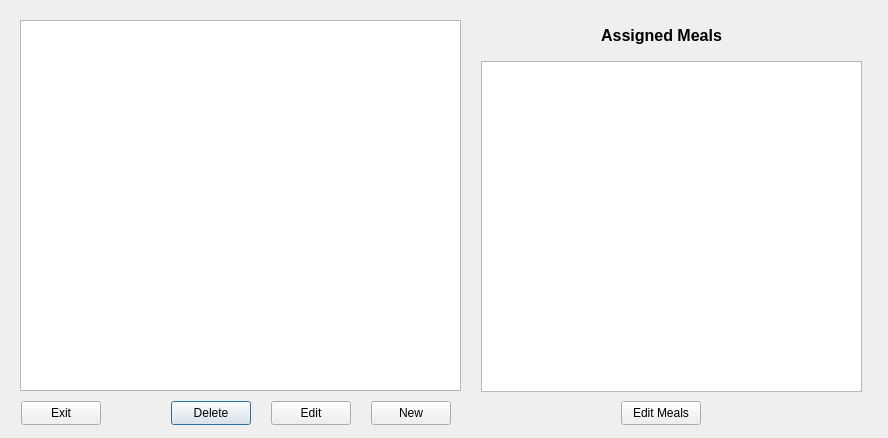
<?xml version="1.0" encoding="UTF-8"?>
<ui version="4.0">
 <class>EditTags</class>
 <widget class="QDialog" name="EditTags">
  <property name="geometry">
   <rect>
    <x>0</x>
    <y>0</y>
    <width>888</width>
    <height>438</height>
   </rect>
  </property>
  <property name="windowTitle">
   <string>Dialog</string>
  </property>
  <widget class="QPushButton" name="deleteTagButton">
   <property name="geometry">
    <rect>
     <x>171</x>
     <y>401</y>
     <width>80</width>
     <height>24</height>
    </rect>
   </property>
   <property name="text">
    <string>Delete</string>
   </property>
  </widget>
  <widget class="QPushButton" name="editTag">
   <property name="geometry">
    <rect>
     <x>271</x>
     <y>401</y>
     <width>80</width>
     <height>24</height>
    </rect>
   </property>
   <property name="text">
    <string>Edit</string>
   </property>
  </widget>
  <widget class="QListWidget" name="listWidget_assignedMeals">
   <property name="geometry">
    <rect>
     <x>481</x>
     <y>61</y>
     <width>381</width>
     <height>331</height>
    </rect>
   </property>
   <property name="alternatingRowColors">
    <bool>true</bool>
   </property>
   <property name="resizeMode">
    <enum>QListView::Fixed</enum>
   </property>
   <property name="itemAlignment">
    <set>Qt::AlignCenter</set>
   </property>
  </widget>
  <widget class="QListWidget" name="listWidget_tags">
   <property name="geometry">
    <rect>
     <x>20</x>
     <y>20</y>
     <width>441</width>
     <height>371</height>
    </rect>
   </property>
   <property name="alternatingRowColors">
    <bool>true</bool>
   </property>
   <property name="spacing">
    <number>0</number>
   </property>
   <property name="itemAlignment">
    <set>Qt::AlignCenter</set>
   </property>
  </widget>
  <widget class="QPushButton" name="editAssignedMeals">
   <property name="geometry">
    <rect>
     <x>621</x>
     <y>401</y>
     <width>80</width>
     <height>24</height>
    </rect>
   </property>
   <property name="text">
    <string>Edit Meals</string>
   </property>
  </widget>
  <widget class="QPushButton" name="exitButton">
   <property name="geometry">
    <rect>
     <x>21</x>
     <y>401</y>
     <width>80</width>
     <height>24</height>
    </rect>
   </property>
   <property name="text">
    <string>Exit</string>
   </property>
  </widget>
  <widget class="QLabel" name="label">
   <property name="geometry">
    <rect>
     <x>591</x>
     <y>20</y>
     <width>141</width>
     <height>31</height>
    </rect>
   </property>
   <property name="text">
    <string>&lt;html&gt;&lt;head/&gt;&lt;body&gt;&lt;p align=&quot;center&quot;&gt;&lt;span style=&quot; font-size:12pt; font-weight:700;&quot;&gt;Assigned Meals&lt;/span&gt;&lt;/p&gt;&lt;/body&gt;&lt;/html&gt;</string>
   </property>
  </widget>
  <widget class="QPushButton" name="newTagButton">
   <property name="geometry">
    <rect>
     <x>371</x>
     <y>401</y>
     <width>80</width>
     <height>24</height>
    </rect>
   </property>
   <property name="text">
    <string>New</string>
   </property>
  </widget>
 </widget>
 <resources/>
 <connections/>
</ui>
